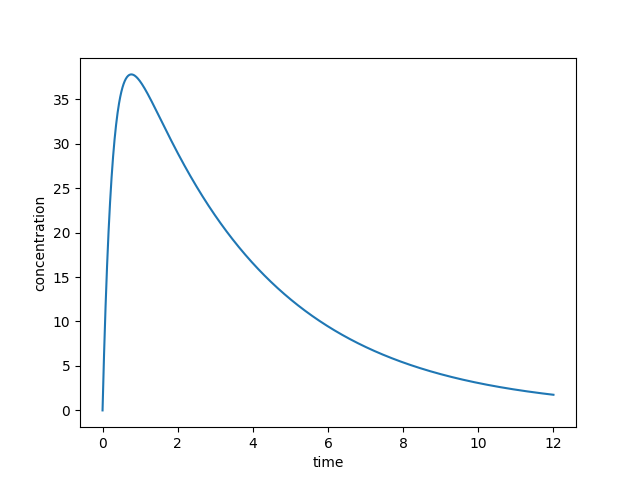

Source code (Python):
import numpy as np
from scipy.optimize import least_squares
import matplotlib.pyplot as plt

list_t = np.array(
    [0.083, 0.167, 0.25, 0.50, 0.75, 1.0, 1.5, 2.25, 3.0, 4.0, 6.0, 8.0, 10.0, 12.0]
)
list_ct = np.array(
    [10.9, 21.1, 27.3, 36.4, 35.5, 38.4, 34.8, 24.2, 23.6, 15.7, 8.2, 8.3, 2.2, 1.8]
)


def objective(x):
    b = x[0]
    k = x[1]
    k1 = x[2]
    F = np.empty_like(list_t)
    for i in range(14):
        t = list_t[i]
        ct = list_ct[i]
        F[i] = ct - b * k1 / (k1 - k) * (np.exp(-k * t) - np.exp(-k1 * t))
    return F


def compute_loss(x):
    b = x[0]
    k = x[1]
    k1 = x[2]
    tmp_ct = b * k1 / (k1 - k) * (np.exp(-k * list_t) - np.exp(-k1 * list_t))
    return np.sum((tmp_ct - list_ct) ** 2)


x0 = np.random.rand(3)
res = least_squares(objective, x0, bounds=([0, 0, 0], [100, 100, 100]))
x = res.x

resnorm = res.cost
print(x)
print(resnorm)

final_loss = compute_loss(x)
b = x[0]
k = x[1]
k1 = x[2]
x = np.arange(0, 12.01, 0.01)
y = b * k1 / (k1 - k) * (np.exp(-k * x) - np.exp(-k1 * x))
print(f"final_loss: {final_loss}")
print(f"b: {b}")
print(f"k: {k}")
print(f"k1: {k1}")
plt.plot(x, y)
plt.xlabel("time")
plt.ylabel("concentration")
plt.show()
